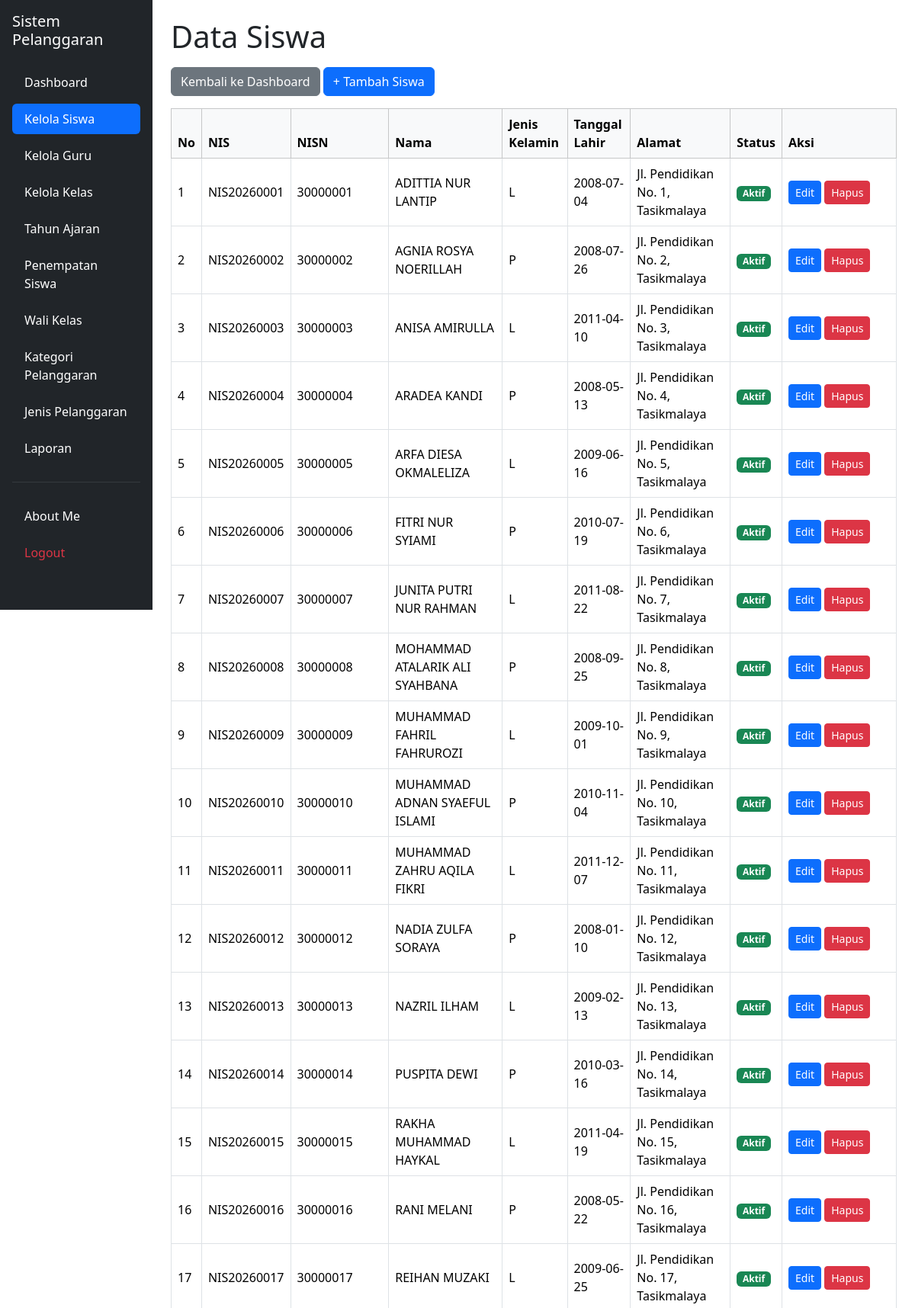
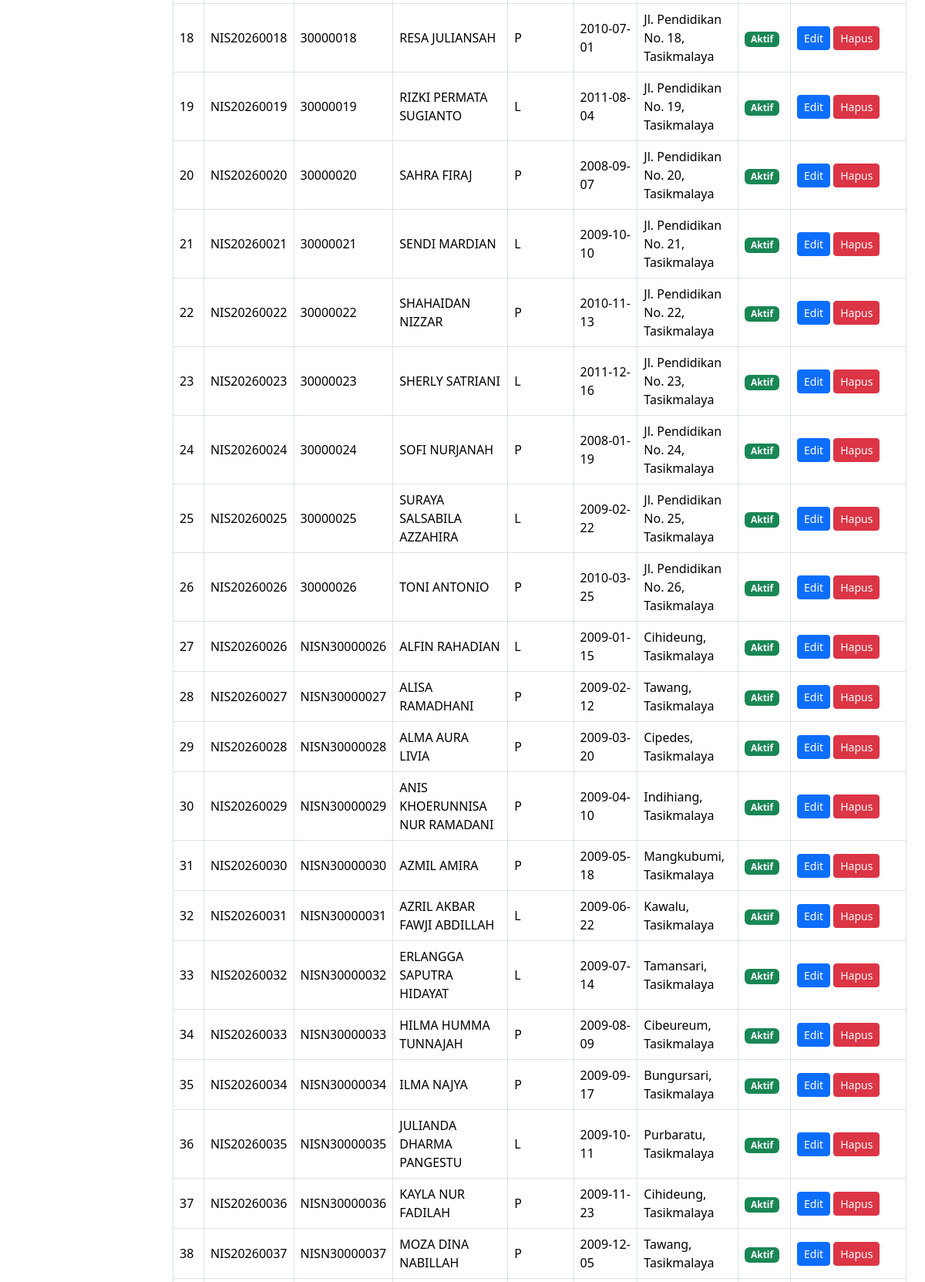
The page /siswa.php (signed in, upper part) on the database its author committed (2 pictures, top to bottom).
### tables this page shows
CREATE TABLE `t_siswa` (
  `id` int(11) NOT NULL,
  `nis` varchar(30) NOT NULL,
  `nisn` varchar(20) NOT NULL,
  `nama` varchar(150) NOT NULL,
  `jenis_kelamin` char(1) NOT NULL,
  `tanggal_lahir` date DEFAULT NULL,
  `alamat` text NOT NULL,
  `status_aktif` tinyint(1) NOT NULL,
  `created_at` timestamp NOT NULL DEFAULT current_timestamp(),
  `update_at` timestamp NOT NULL DEFAULT current_timestamp()
);

### siswa.php (the view, shortened to what this page needs)
<?php
include "config/koneksi.php";
$query = "SELECT * FROM t_siswa ORDER BY id ASC";
$result = mysqli_query($koneksi, $query);
?>
<!DOCTYPE html>
<html lang="id">
<head>
    <link
        href="https://cdn.jsdelivr.net/npm/bootstrap@5.3.8/dist/css/bootstrap.min.css"
        rel="stylesheet">
    <link
        href="https://cdn.datatables.net/2.3.4/css/dataTables.bootstrap5.min.css"
        rel="stylesheet">
</head>
<body>
<div class="container-fluid">
    <div class="row">
        <aside class="col-md-3 col-lg-2 bg-dark vh-100 p-3 position-fixed top-0 start-0 overflow-auto">
            <h5 class="text-white mb-4">
                Sistem Pelanggaran
            </h5>
            <ul class="nav nav-pills flex-column gap-2">
                <li class="nav-item">
                    <a href="dashboard.php" class="nav-link text-white">
                        Dashboard
                    </a>
                </li>
                <li class="nav-item">
                    <a href="siswa.php" class="nav-link active">
                        Kelola Siswa
                    </a>
                </li>
                <li class="nav-item">
                    <a href="guru.php" class="nav-link text-white">
                        Kelola Guru
                    </a>
                </li>
                <li class="nav-item">
                    <a href="kelas.php" class="nav-link text-white">
                        Kelola Kelas
                    </a>
                </li>
                <li class="nav-item">
                    <a href="tahun_ajaran.php" class="nav-link text-white">
                        Tahun Ajaran
                    </a>
                </li>
                <li class="nav-item">
                    <a href="penempatan_siswa.php" class="nav-link text-white">
                        Penempatan Siswa
                    </a>
                </li>
                <li class="nav-item">
                    <a href="wali_kelas.php" class="nav-link text-white">
                        Wali Kelas
                    </a>
                </li>
                <li class="nav-item">
                    <a href="kategori_pelanggaran.php" class="nav-link text-white">
                        Kategori Pelanggaran
                    </a>
                </li>
                <li class="nav-item">
                    <a href="jenis_pelanggaran.php" class="nav-link text-white">
                        Jenis Pelanggaran
                    </a>
                </li>
                <li class="nav-item">
                    <a href="laporan.php" class="nav-link text-white">
                        Laporan
                    </a>
                </li>
                <hr class="text-secondary">
                <li class="nav-item">
                    <a href="about_me.php" class="nav-link text-white">
                        About Me
                    </a>
                </li>
                <li class="nav-item">
                    <a href="logout.php"
                       class="nav-link text-danger"
                       onclick="return confirm('Yakin ingin logout?')">
                        Logout
                    </a>
                </li>
            </ul>
        </aside>
        <main class="col-md-9 col-lg-10 offset-md-3 offset-lg-2 p-4">
            <h1 class="mb-3">Data Siswa</h1>
            <div class="mb-3">
                <a href="dashboard.php" class="btn btn-secondary">
                    Kembali ke Dashboard
                </a>
                <a href="tambah_siswa.php" class="btn btn-primary">
                    + Tambah Siswa
                </a>
            </div>
            <div class="table-responsive">
                <table id="tabelSiswa"
                       class="table table-bordered table-hover align-middle">
                    <thead class="table-light">
                        <tr>
                            <th>No</th>
                            <th>NIS</th>
                            <th>NISN</th>
                            <th>Nama</th>
                            <th>Jenis Kelamin</th>
                            <th>Tanggal Lahir</th>
                            <th>Alamat</th>
                            <th>Status</th>
                            <th style="min-width: 150px;">Aksi</th>
                        </tr>
                    </thead>
                    <tbody>
                    <?php
                    $no = 1;
                    while ($data = mysqli_fetch_assoc($result)) {
                    ?>
                        <tr>
                            <td>
                                <?= $no++; ?>
                            </td>
                            <td>
                                <?= htmlspecialchars($data['nis'] ?? ''); ?>
                            </td>
                            <td>
                                <?= htmlspecialchars($data['nisn'] ?? ''); ?>
                            </td>
                            <td>
                                <?= htmlspecialchars($data['nama'] ?? ''); ?>
                            </td>
                            <td>
                                <?= htmlspecialchars($data['jenis_kelamin'] ?? ''); ?>
                            </td>
                            <td>
                                <?= htmlspecialchars($data['tanggal_lahir'] ?? ''); ?>
                            </td>
                            <td>
                                <?= htmlspecialchars($data['alamat'] ?? ''); ?>
                            </td>
                            <td>
                                <?php if ($data['status_aktif'] == 1) { ?>
                                    <span class="badge bg-success">
                                        Aktif
                                    </span>
                                <?php } else { ?>
                                    <span class="badge bg-danger">
                                        Tidak Aktif
                                    </span>
                                <?php } ?>
                            </td>
                            <td>
                                <a
                                    href="edit_siswa.php?id=<?= (int)$data['id']; ?>"
                                    class="btn btn-primary btn-sm">
                                    Edit
                                </a>
                                <a
                                    href="hapus_siswa.php?id=<?= (int)$data['id']; ?>"
                                    class="btn btn-danger btn-sm"
                                    onclick="return confirm('Yakin ingin menghapus data siswa ini?')">
                                    Hapus
                                </a>
                            </td>
                        </tr>
                    <?php
                    }
                    ?>
                    </tbody>
                </table>
            </div>
        </main>
    </div>
</div>
</body>
</html>

### rows shown on the page
t_siswa: nis "NIS20260001", nisn "30000001", nama "ADITTIA NUR LANTIP", jenis_kelamin "L", tanggal_lahir "2008-07-04", alamat "Jl. Pendidikan No. 1, Tasikmalaya", status_aktif "Aktif"
t_siswa: nis "NIS20260002", nisn "30000002", nama "AGNIA ROSYA NOERILLAH", jenis_kelamin "P", tanggal_lahir "2008-07-26", alamat "Jl. Pendidikan No. 2, Tasikmalaya", status_aktif "Aktif"
t_siswa: nis "NIS20260003", nisn "30000003", nama "ANISA AMIRULLA", jenis_kelamin "L", tanggal_lahir "2011-04-10", alamat "Jl. Pendidikan No. 3, Tasikmalaya", status_aktif "Aktif"
t_siswa: nis "NIS20260004", nisn "30000004", nama "ARADEA KANDI", jenis_kelamin "P", tanggal_lahir "2008-05-13", alamat "Jl. Pendidikan No. 4, Tasikmalaya", status_aktif "Aktif"
t_siswa: nis "NIS20260005", nisn "30000005", nama "ARFA DIESA OKMALELIZA", jenis_kelamin "L", tanggal_lahir "2009-06-16", alamat "Jl. Pendidikan No. 5, Tasikmalaya", status_aktif "Aktif"
t_siswa: nis "NIS20260006", nisn "30000006", nama "FITRI NUR SYIAMI", jenis_kelamin "P", tanggal_lahir "2010-07-19", alamat "Jl. Pendidikan No. 6, Tasikmalaya", status_aktif "Aktif"
t_siswa: nis "NIS20260007", nisn "30000007", nama "JUNITA PUTRI NUR RAHMAN", jenis_kelamin "L", tanggal_lahir "2011-08-22", alamat "Jl. Pendidikan No. 7, Tasikmalaya", status_aktif "Aktif"
t_siswa: nis "NIS20260008", nisn "30000008", nama "MOHAMMAD ATALARIK ALI SYAHBANA", jenis_kelamin "P", tanggal_lahir "2008-09-25", alamat "Jl. Pendidikan No. 8, Tasikmalaya", status_aktif "Aktif"
t_siswa: nis "NIS20260009", nisn "30000009", nama "MUHAMMAD FAHRIL FAHRUROZI", jenis_kelamin "L", tanggal_lahir "2009-10-01", alamat "Jl. Pendidikan No. 9, Tasikmalaya", status_aktif "Aktif"
t_siswa: nis "NIS20260010", nisn "30000010", nama "MUHAMMAD ADNAN SYAEFUL ISLAMI", jenis_kelamin "P", tanggal_lahir "2010-11-04", alamat "Jl. Pendidikan No. 10, Tasikmalaya", status_aktif "Aktif"
t_siswa: nis "NIS20260011", nisn "30000011", nama "MUHAMMAD ZAHRU AQILA FIKRI", jenis_kelamin "L", tanggal_lahir "2011-12-07", alamat "Jl. Pendidikan No. 11, Tasikmalaya", status_aktif "Aktif"
t_siswa: nis "NIS20260012", nisn "30000012", nama "NADIA ZULFA SORAYA", jenis_kelamin "P", tanggal_lahir "2008-01-10", alamat "Jl. Pendidikan No. 12, Tasikmalaya", status_aktif "Aktif"
t_siswa: nis "NIS20260013", nisn "30000013", nama "NAZRIL ILHAM", jenis_kelamin "L", tanggal_lahir "2009-02-13", alamat "Jl. Pendidikan No. 13, Tasikmalaya", status_aktif "Aktif"
t_siswa: nis "NIS20260014", nisn "30000014", nama "PUSPITA DEWI", jenis_kelamin "P", tanggal_lahir "2010-03-16", alamat "Jl. Pendidikan No. 14, Tasikmalaya", status_aktif "Aktif"
t_siswa: nis "NIS20260015", nisn "30000015", nama "RAKHA MUHAMMAD HAYKAL", jenis_kelamin "L", tanggal_lahir "2011-04-19", alamat "Jl. Pendidikan No. 15, Tasikmalaya", status_aktif "Aktif"
t_siswa: nis "NIS20260016", nisn "30000016", nama "RANI MELANI", jenis_kelamin "P", tanggal_lahir "2008-05-22", alamat "Jl. Pendidikan No. 16, Tasikmalaya", status_aktif "Aktif"
t_siswa: nis "NIS20260017", nisn "30000017", nama "REIHAN MUZAKI", jenis_kelamin "L", tanggal_lahir "2009-06-25", alamat "Jl. Pendidikan No. 17, Tasikmalaya", status_aktif "Aktif"
t_siswa: nis "NIS20260018", nisn "30000018", nama "RESA JULIANSAH", jenis_kelamin "P", tanggal_lahir "2010-07-01", alamat "Jl. Pendidikan No. 18, Tasikmalaya", status_aktif "Aktif"
t_siswa: nis "NIS20260019", nisn "30000019", nama "RIZKI PERMATA SUGIANTO", jenis_kelamin "L", tanggal_lahir "2011-08-04", alamat "Jl. Pendidikan No. 19, Tasikmalaya", status_aktif "Aktif"
t_siswa: nis "NIS20260020", nisn "30000020", nama "SAHRA FIRAJ", jenis_kelamin "P", tanggal_lahir "2008-09-07", alamat "Jl. Pendidikan No. 20, Tasikmalaya", status_aktif "Aktif"
t_siswa: nis "NIS20260021", nisn "30000021", nama "SENDI MARDIAN", jenis_kelamin "L", tanggal_lahir "2009-10-10", alamat "Jl. Pendidikan No. 21, Tasikmalaya", status_aktif "Aktif"
t_siswa: nis "NIS20260022", nisn "30000022", nama "SHAHAIDAN NIZZAR", jenis_kelamin "P", tanggal_lahir "2010-11-13", alamat "Jl. Pendidikan No. 22, Tasikmalaya", status_aktif "Aktif"
t_siswa: nis "NIS20260023", nisn "30000023", nama "SHERLY SATRIANI", jenis_kelamin "L", tanggal_lahir "2011-12-16", alamat "Jl. Pendidikan No. 23, Tasikmalaya", status_aktif "Aktif"
t_siswa: nis "NIS20260024", nisn "30000024", nama "SOFI NURJANAH", jenis_kelamin "P", tanggal_lahir "2008-01-19", alamat "Jl. Pendidikan No. 24, Tasikmalaya", status_aktif "Aktif"
t_siswa: nis "NIS20260025", nisn "30000025", nama "SURAYA SALSABILA AZZAHIRA", jenis_kelamin "L", tanggal_lahir "2009-02-22", alamat "Jl. Pendidikan No. 25, Tasikmalaya", status_aktif "Aktif"
t_siswa: nis "NIS20260026", nisn "30000026", nama "TONI ANTONIO", jenis_kelamin "P", tanggal_lahir "2010-03-25", alamat "Jl. Pendidikan No. 26, Tasikmalaya", status_aktif "Aktif"
t_siswa: nis "NIS20260026", nisn "NISN30000026", nama "ALFIN RAHADIAN", jenis_kelamin "L", tanggal_lahir "2009-01-15", alamat "Cihideung, Tasikmalaya", status_aktif "Aktif"
t_siswa: nis "NIS20260027", nisn "NISN30000027", nama "ALISA RAMADHANI", jenis_kelamin "P", tanggal_lahir "2009-02-12", alamat "Tawang, Tasikmalaya", status_aktif "Aktif"
t_siswa: nis "NIS20260028", nisn "NISN30000028", nama "ALMA AURA LIVIA", jenis_kelamin "P", tanggal_lahir "2009-03-20", alamat "Cipedes, Tasikmalaya", status_aktif "Aktif"
t_siswa: nis "NIS20260029", nisn "NISN30000029", nama "ANIS KHOERUNNISA NUR RAMADANI", jenis_kelamin "P", tanggal_lahir "2009-04-10", alamat "Indihiang, Tasikmalaya", status_aktif "Aktif"
t_siswa: nis "NIS20260030", nisn "NISN30000030", nama "AZMIL AMIRA", jenis_kelamin "P", tanggal_lahir "2009-05-18", alamat "Mangkubumi, Tasikmalaya", status_aktif "Aktif"
t_siswa: nis "NIS20260031", nisn "NISN30000031", nama "AZRIL AKBAR FAWJI ABDILLAH", jenis_kelamin "L", tanggal_lahir "2009-06-22", alamat "Kawalu, Tasikmalaya", status_aktif "Aktif"
t_siswa: nis "NIS20260032", nisn "NISN30000032", nama "ERLANGGA SAPUTRA HIDAYAT", jenis_kelamin "L", tanggal_lahir "2009-07-14", alamat "Tamansari, Tasikmalaya", status_aktif "Aktif"
t_siswa: nis "NIS20260033", nisn "NISN30000033", nama "HILMA HUMMA TUNNAJAH", jenis_kelamin "P", tanggal_lahir "2009-08-09", alamat "Cibeureum, Tasikmalaya", status_aktif "Aktif"
t_siswa: nis "NIS20260034", nisn "NISN30000034", nama "ILMA NAJYA", jenis_kelamin "P", tanggal_lahir "2009-09-17", alamat "Bungursari, Tasikmalaya", status_aktif "Aktif"
t_siswa: nis "NIS20260035", nisn "NISN30000035", nama "JULIANDA DHARMA PANGESTU", jenis_kelamin "L", tanggal_lahir "2009-10-11", alamat "Purbaratu, Tasikmalaya", status_aktif "Aktif"
t_siswa: nis "NIS20260036", nisn "NISN30000036", nama "KAYLA NUR FADILAH", jenis_kelamin "P", tanggal_lahir "2009-11-23", alamat "Cihideung, Tasikmalaya", status_aktif "Aktif"
t_siswa: nis "NIS20260037", nisn "NISN30000037", nama "MOZA DINA NABILLAH", jenis_kelamin "P", tanggal_lahir "2009-12-05", alamat "Tawang, Tasikmalaya", status_aktif "Aktif"
